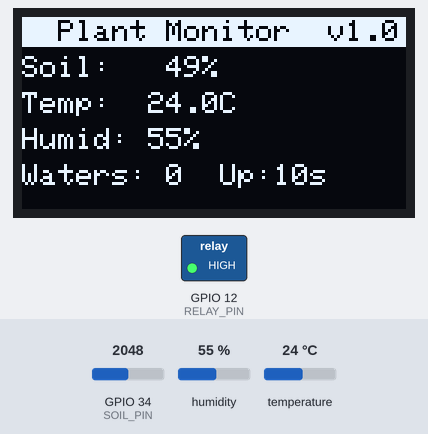
Simulated run of this sketch. Board: ESP32. Shown: 128×64 one-colour display, switched loads named in the sketch (green lamp = pin HIGH). The inputs (shaded band) are chosen by the test bench; at power-on: humidity 55 %, GPIO 34 (SOIL_PIN) = 2048, temperature 24 °C. What the sketch prints to the serial monitor is not drawn.

Above: at 10.7 s.
10.8 s: humidity set to 22 %
At 21.0 s:
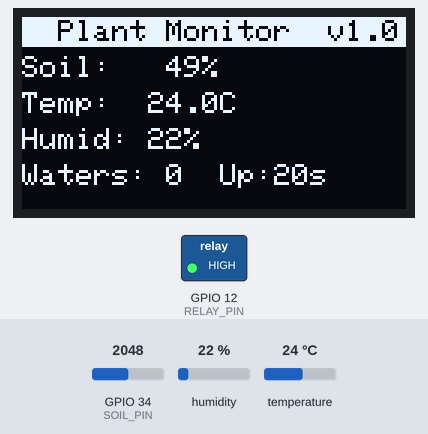
21.6 s: GPIO 34 (SOIL_PIN) set to 2540
At 31.0 s:
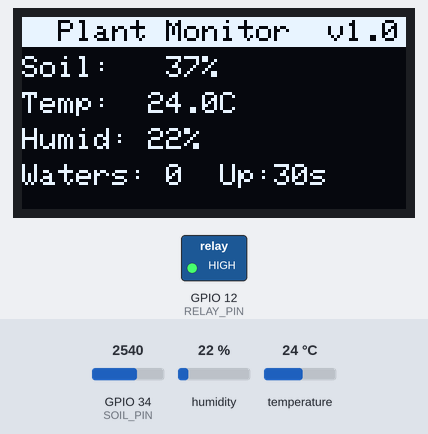
31.6 s: temperature set to 12 °C
At 40.9 s:
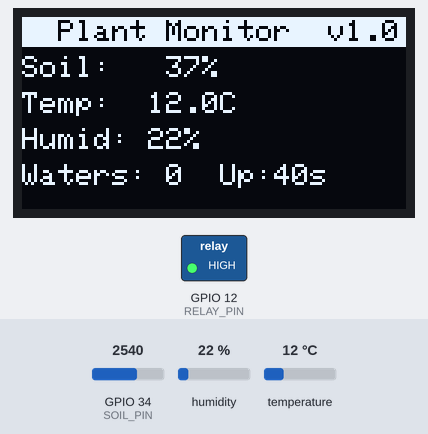
41.6 s: GPIO 34 (SOIL_PIN) set to 2460
At 50.9 s:
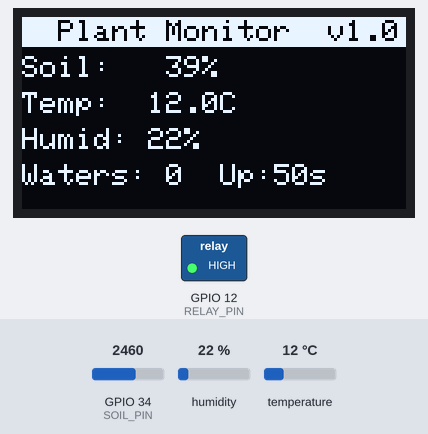
51.6 s: humidity set to 40 %
At 61.0 s:
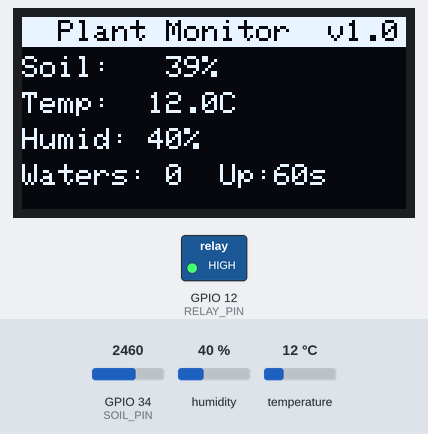
61.6 s: GPIO 34 (SOIL_PIN) set to 2866
At 71.0 s:
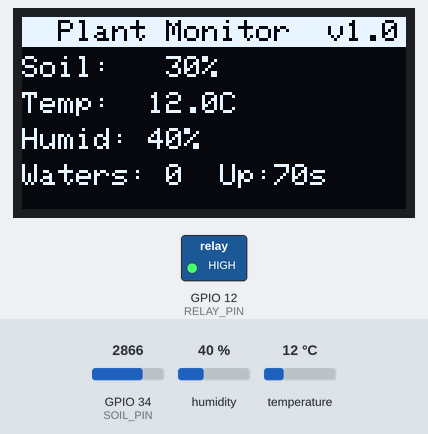
Timing chart, 0 to 72.5 s (numbered marks = the images above; inputs shaded):
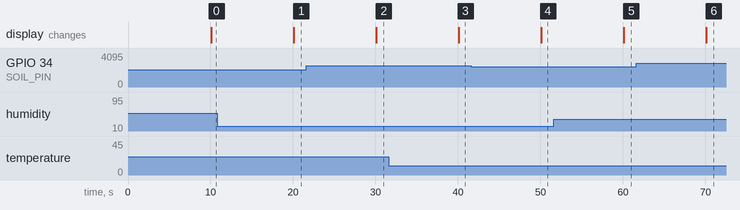

The sketch:

04_Plant_Auto_Watering.ino
```cpp
/**
 * P4 — Smart Plant Monitor & Auto Watering
 * ==========================================
 * Board : AI Thinker ESP32-CAM
 * Libs  : Adafruit SSD1306, Adafruit GFX, DHT sensor library
 *
 * Wiring:
 *   Soil Sensor A0 → GPIO 34
 *   DHT11 DATA     → GPIO 13
 *   Relay (pump) IN→ GPIO 12   (connects small 5V submersible pump)
 *   OLED SDA       → GPIO 15   OLED SCL → GPIO 14
 *
 * Logic:
 *   - Reads soil moisture every 10 s.
 *   - If soil is DRY (ADC > DRY_THRESHOLD): pump on for PUMP_ON_SEC.
 *   - Waits COOLDOWN_SEC before next watering cycle.
 *   - OLED shows live readings.
 */
#include <Wire.h>
#include <Adafruit_GFX.h>
#include <Adafruit_SSD1306.h>
#include <DHT.h>

#define SOIL_PIN      34
#define RELAY_PIN     12
#define DHTPIN        13
#define I2C_SDA       15
#define I2C_SCL       14

#define DRY_THRESHOLD  2500    // ADC value — above = dry
#define PUMP_ON_SEC    5       // seconds to run pump
#define COOLDOWN_SEC   120     // seconds between watering cycles
#define READ_INTERVAL  10000UL // ms between sensor reads

Adafruit_SSD1306 oled(128, 64, &Wire, -1);
DHT dht(DHTPIN, DHT11);

uint32_t lastRead    = 0;
uint32_t lastWater   = 0;
bool     pumpActive  = false;
int      waterCount  = 0;

int smoothSoil(int samples = 10) {
  long s = 0;
  for (int i = 0; i < samples; i++) { s += analogRead(SOIL_PIN); delay(5); }
  return s / samples;
}

void updateOLED(int soil, int soilPct, float temp, float hum, bool watering) {
  oled.clearDisplay();
  oled.fillRect(0, 0, 128, 10, WHITE);
  oled.setTextColor(BLACK); oled.setTextSize(1);
  oled.setCursor(12, 1); oled.print("Plant Monitor  v1.0");

  oled.setTextColor(WHITE);
  oled.setCursor(0, 13); oled.printf("Soil:  %3d%%", soilPct);
  oled.setCursor(0, 25); oled.printf("Temp:  %.1fC", temp);
  oled.setCursor(0, 37); oled.printf("Humid: %.0f%%", hum);
  oled.setCursor(0, 49);
  if (watering) {
    oled.print("WATERING NOW 💧");
  } else {
    oled.printf("Waters: %d  Up:%lus", waterCount, millis()/1000);
  }
  oled.display();
}

void setup() {
  Serial.begin(115200);
  Wire.begin(I2C_SDA, I2C_SCL);
  dht.begin();
  pinMode(RELAY_PIN, OUTPUT);
  digitalWrite(RELAY_PIN, HIGH); // relay off (active LOW)

  if (!oled.begin(SSD1306_SWITCHCAPVCC, 0x3C)) {
    Serial.println("[WARN] OLED not found — continuing without display");
  } else {
    oled.clearDisplay(); oled.setTextSize(1); oled.setTextColor(WHITE);
    oled.setCursor(10, 28); oled.print("Plant Monitor"); oled.display();
    delay(2000);
  }
  Serial.println("=== Smart Plant Monitor ===");
}

void loop() {
  if (millis() - lastRead < READ_INTERVAL) return;
  lastRead = millis();

  int   soil    = smoothSoil();
  int   soilPct = constrain(map(soil, 4095, 0, 0, 100), 0, 100);
  float temp    = dht.readTemperature();
  float hum     = dht.readHumidity();

  if (isnan(temp)) temp = 0;
  if (isnan(hum))  hum  = 0;

  Serial.printf("Soil ADC: %d (%d%%)  Temp: %.1f°C  Hum: %.0f%%\n",
                soil, soilPct, temp, hum);

  bool needsWater = (soil > DRY_THRESHOLD) &&
                    (millis() - lastWater > (uint32_t)COOLDOWN_SEC * 1000);

  if (needsWater) {
    Serial.printf("Soil is DRY — watering for %d s...\n", PUMP_ON_SEC);
    updateOLED(soil, soilPct, temp, hum, true);
    digitalWrite(RELAY_PIN, LOW);   // pump ON
    delay(PUMP_ON_SEC * 1000);
    digitalWrite(RELAY_PIN, HIGH);  // pump OFF
    lastWater = millis();
    waterCount++;
    Serial.printf("Watering done. Total cycles: %d\n", waterCount);
  }

  updateOLED(soil, soilPct, temp, hum, false);
}
```

Measured:
- after the input at 10.8 s, the display: changes after 9.3 s (image 1)
- after the input at 21.6 s, the display: changes after 8.5 s (image 2)
- after the input at 31.6 s, the display: changes after 8.5 s (image 3)
- after the input at 41.6 s, the display: changes after 8.5 s (image 4)
- after the input at 51.6 s, the display: changes after 8.5 s (image 5)
- after the input at 61.6 s, the display: changes after 8.5 s (image 6)
